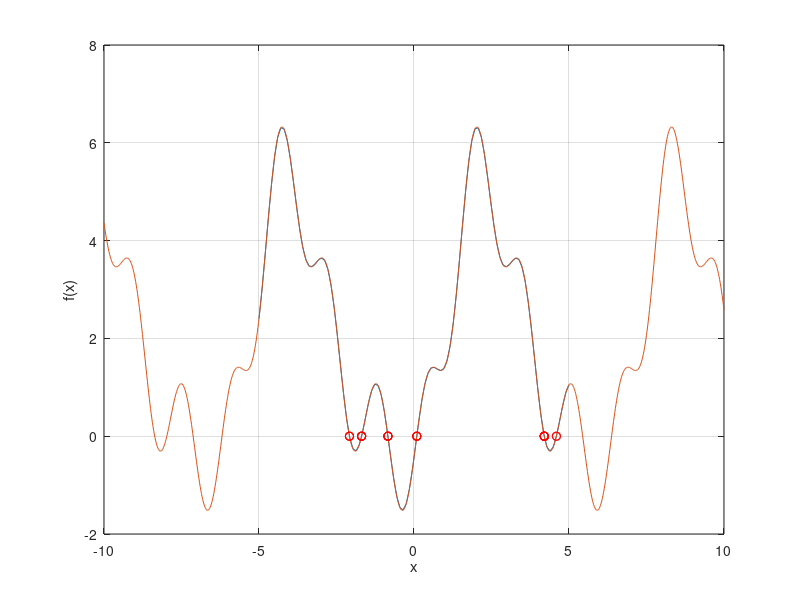

This chart was generated by the following MATLAB code:

fun = @(x) 1+(1+sin(x)-cos(x)).^2-(sin(2*x)-cos(2*x)-0.2).^2;
x=-10:0.1:10;
y = fun(x);
plot(x, y)

f = zeros(1, 10/0.5);
j = 1;
for i = -5:0.5:5
  f(j) = fzero(fun, i);
  j = j+1;
endfor
hold on
plot(f, 0, 'ro')
hold off

grid on


f = @(x) 1+(1+sin(x)-cos(x)).^2-(sin(2*x)-cos(2*x)-0.2).^2;

x0 = 0;
N = 10;
for n = 1:N
    fx = f(x0);
    dx = (f(x0 + eps) - f(x0 - eps)) / (2 * eps);
    x1 = x0 - fx / dx;
    x0 = x1;
end

x = linspace(-5, 5);
y = f(x);
plot(x, y);
xlabel('x');
ylabel('f(x)');

hold on
plot(x0, f(x0), 'ro');
hold off


#half devision

f = @(x) 1+(1+sin(x)-cos(x)).^2-(sin(2*x)-cos(2*x)-0.2).^2;


a = -5; ## [a, b]
b = 5;
epsilon = 1e-6;

while abs(b-a) > epsilon
    c = (a+b)/2;
    if f(c) * f(a) < 0
        b = c;
    elseif f(c) * f(b) < 0
        a = c;
    else
        break;
    end
end
x = linspace(-5,5);
y = f(x);
plot(x, y);
hold on
grid on
xlabel('x');
ylabel('y');
plot(c, f(c), 'ro');


h = 1e-6;
f = @(x) 1+(1+sin(x)-cos(x)).^2-(sin(2*x)-cos(2*x)-0.2).^2;

df = @(x) (f(x + h) - f(x)) / h;


x0 = -5;
max_iter = 500;
cnt = 1;

roots = []
for i = -5:0.25:5
    x0 = i;
    x1 = x0 - (f(x0) / df(x0));
    if abs(x1 - x0) < h
        roots(cnt) = x1;
        cnt = cnt+1;
    end
    while abs(x1 - x0) >= h
      if cnt < max_iter
        x0 = x1;
        x1 = x0 - f(x0) / df(x0);
      else
        break;
      endif
    endwhile
    if abs(x1) < 5
      roots(cnt) = x1;
      cnt = cnt+1;
    endif
    x0 = x1;

endfor
roots = unique(roots);
x = linspace(-10, 10, 1000);
y = f(x);
plot(x, y)
roots
hold on
for i = 1:length(roots)
    plot(roots(i), 0, 'ro');
end
hold off
xlabel('x');
ylabel('f(x)');

function roots = rootNewton(f, z0)
    max_iter = 100;
    eps = 1e-6;

    z = z0;
    iter = 0;

    while iter < max_iter && abs(f(z)) > eps
        z = z - f(z) / (3*z^2);
        iter = iter + 1;
    end

    roots = [z, exp(2i*pi/3)*z, exp(4i*pi/3)*z];
end


